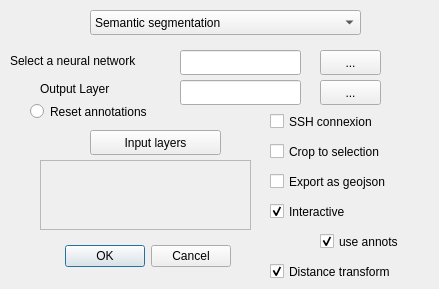
<?xml version="1.0" encoding="UTF-8"?>
<ui version="4.0">
 <class>InteractLearnDialogBase</class>
 <widget class="QDialog" name="InteractLearnDialogBase">
  <property name="geometry">
   <rect>
    <x>0</x>
    <y>0</y>
    <width>439</width>
    <height>289</height>
   </rect>
  </property>
  <property name="windowTitle">
   <string>Interactive Learning</string>
  </property>
  <widget class="QDialogButtonBox" name="button_box">
   <property name="geometry">
    <rect>
     <x>60</x>
     <y>240</y>
     <width>171</width>
     <height>32</height>
    </rect>
   </property>
   <property name="orientation">
    <enum>Qt::Horizontal</enum>
   </property>
   <property name="standardButtons">
    <set>QDialogButtonBox::Cancel|QDialogButtonBox::Ok</set>
   </property>
  </widget>
  <widget class="QPushButton" name="button_nn">
   <property name="geometry">
    <rect>
     <x>320</x>
     <y>50</y>
     <width>61</width>
     <height>25</height>
    </rect>
   </property>
   <property name="text">
    <string>...</string>
   </property>
  </widget>
  <widget class="QLineEdit" name="line_nn">
   <property name="geometry">
    <rect>
     <x>180</x>
     <y>50</y>
     <width>121</width>
     <height>25</height>
    </rect>
   </property>
   <property name="text">
    <string/>
   </property>
  </widget>
  <widget class="QLabel" name="label">
   <property name="geometry">
    <rect>
     <x>10</x>
     <y>50</y>
     <width>161</width>
     <height>21</height>
    </rect>
   </property>
   <property name="text">
    <string>Select a neural network</string>
   </property>
  </widget>
  <widget class="QLabel" name="label_2">
   <property name="geometry">
    <rect>
     <x>40</x>
     <y>80</y>
     <width>101</width>
     <height>17</height>
    </rect>
   </property>
   <property name="text">
    <string>Output Layer</string>
   </property>
  </widget>
  <widget class="QLineEdit" name="line_output">
   <property name="geometry">
    <rect>
     <x>180</x>
     <y>80</y>
     <width>121</width>
     <height>25</height>
    </rect>
   </property>
   <property name="text">
    <string/>
   </property>
  </widget>
  <widget class="QPushButton" name="button_output">
   <property name="geometry">
    <rect>
     <x>320</x>
     <y>80</y>
     <width>61</width>
     <height>25</height>
    </rect>
   </property>
   <property name="text">
    <string>...</string>
   </property>
  </widget>
  <widget class="QPushButton" name="button_layers">
   <property name="geometry">
    <rect>
     <x>90</x>
     <y>130</y>
     <width>131</width>
     <height>25</height>
    </rect>
   </property>
   <property name="text">
    <string>Input layers</string>
   </property>
  </widget>
  <widget class="QCheckBox" name="checkBox_ssh">
   <property name="geometry">
    <rect>
     <x>270</x>
     <y>110</y>
     <width>151</width>
     <height>23</height>
    </rect>
   </property>
   <property name="text">
    <string>SSH connexion</string>
   </property>
  </widget>
  <widget class="QCheckBox" name="checkBox_crop">
   <property name="geometry">
    <rect>
     <x>270</x>
     <y>140</y>
     <width>151</width>
     <height>23</height>
    </rect>
   </property>
   <property name="mouseTracking">
    <bool>true</bool>
   </property>
   <property name="autoFillBackground">
    <bool>false</bool>
   </property>
   <property name="text">
    <string>Crop to selection</string>
   </property>
   <property name="checkable">
    <bool>true</bool>
   </property>
  </widget>
  <widget class="QCheckBox" name="checkBox_geojson">
   <property name="geometry">
    <rect>
     <x>270</x>
     <y>170</y>
     <width>141</width>
     <height>23</height>
    </rect>
   </property>
   <property name="text">
    <string>Export as geojson</string>
   </property>
  </widget>
  <widget class="QComboBox" name="taskbox">
   <property name="geometry">
    <rect>
     <x>90</x>
     <y>10</y>
     <width>271</width>
     <height>25</height>
    </rect>
   </property>
   <property name="autoFillBackground">
    <bool>false</bool>
   </property>
   <property name="styleSheet">
    <string notr="true"/>
   </property>
   <property name="currentText">
    <string>Semantic segmentation</string>
   </property>
   <item>
    <property name="text">
     <string>Semantic segmentation</string>
    </property>
   </item>
  </widget>
  <widget class="QTextEdit" name="textEdit">
   <property name="enabled">
    <bool>false</bool>
   </property>
   <property name="geometry">
    <rect>
     <x>40</x>
     <y>160</y>
     <width>211</width>
     <height>70</height>
    </rect>
   </property>
  </widget>
  <widget class="QCheckBox" name="checkBox_interactive">
   <property name="geometry">
    <rect>
     <x>270</x>
     <y>200</y>
     <width>141</width>
     <height>23</height>
    </rect>
   </property>
   <property name="text">
    <string>Interactive</string>
   </property>
   <property name="checked">
    <bool>true</bool>
   </property>
  </widget>
  <widget class="QCheckBox" name="checkBox_use_annot">
   <property name="geometry">
    <rect>
     <x>320</x>
     <y>230</y>
     <width>101</width>
     <height>23</height>
    </rect>
   </property>
   <property name="text">
    <string>use annots</string>
   </property>
   <property name="checked">
    <bool>true</bool>
   </property>
   <property name="tristate">
    <bool>false</bool>
   </property>
  </widget>
  <widget class="QCheckBox" name="checkBox_dist_map">
   <property name="enabled">
    <bool>true</bool>
   </property>
   <property name="geometry">
    <rect>
     <x>270</x>
     <y>260</y>
     <width>161</width>
     <height>23</height>
    </rect>
   </property>
   <property name="acceptDrops">
    <bool>false</bool>
   </property>
   <property name="autoFillBackground">
    <bool>false</bool>
   </property>
   <property name="text">
    <string>Distance transform</string>
   </property>
   <property name="checked">
    <bool>true</bool>
   </property>
  </widget>
  <widget class="QRadioButton" name="radioButton">
   <property name="geometry">
    <rect>
     <x>30</x>
     <y>100</y>
     <width>151</width>
     <height>23</height>
    </rect>
   </property>
   <property name="text">
    <string>Reset annotations</string>
   </property>
  </widget>
 </widget>
 <resources/>
 <connections>
  <connection>
   <sender>button_box</sender>
   <signal>accepted()</signal>
   <receiver>InteractLearnDialogBase</receiver>
   <slot>accept()</slot>
   <hints>
    <hint type="sourcelabel">
     <x>20</x>
     <y>20</y>
    </hint>
    <hint type="destinationlabel">
     <x>20</x>
     <y>20</y>
    </hint>
   </hints>
  </connection>
  <connection>
   <sender>button_box</sender>
   <signal>rejected()</signal>
   <receiver>InteractLearnDialogBase</receiver>
   <slot>reject()</slot>
   <hints>
    <hint type="sourcelabel">
     <x>20</x>
     <y>20</y>
    </hint>
    <hint type="destinationlabel">
     <x>20</x>
     <y>20</y>
    </hint>
   </hints>
  </connection>
 </connections>
</ui>
